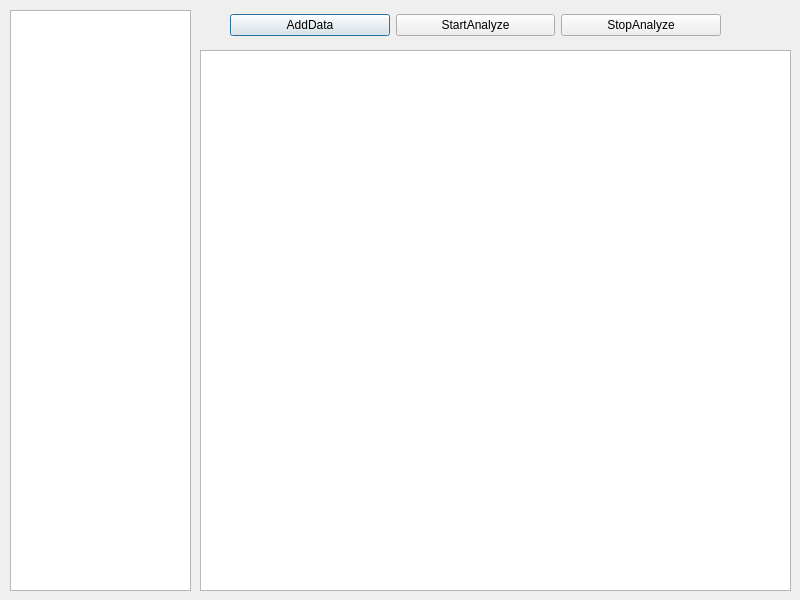
<?xml version="1.0" encoding="UTF-8"?>
<ui version="4.0">
 <class>QueueDialog</class>
 <widget class="QDialog" name="QueueDialog">
  <property name="geometry">
   <rect>
    <x>0</x>
    <y>0</y>
    <width>800</width>
    <height>600</height>
   </rect>
  </property>
  <property name="windowTitle">
   <string>QueueDialog</string>
  </property>
  <widget class="QListWidget" name="listWidget">
   <property name="geometry">
    <rect>
     <x>10</x>
     <y>10</y>
     <width>181</width>
     <height>581</height>
    </rect>
   </property>
  </widget>
  <widget class="QTableWidget" name="tableWidget">
   <property name="geometry">
    <rect>
     <x>200</x>
     <y>50</y>
     <width>591</width>
     <height>541</height>
    </rect>
   </property>
  </widget>
  <widget class="QWidget" name="horizontalLayoutWidget">
   <property name="geometry">
    <rect>
     <x>230</x>
     <y>10</y>
     <width>491</width>
     <height>31</height>
    </rect>
   </property>
   <layout class="QHBoxLayout" name="horizontalLayout">
    <item>
     <widget class="QPushButton" name="pushButton_AddData">
      <property name="text">
       <string>AddData</string>
      </property>
     </widget>
    </item>
    <item>
     <widget class="QPushButton" name="pushButton_StartAnalyze">
      <property name="text">
       <string>StartAnalyze</string>
      </property>
     </widget>
    </item>
    <item>
     <widget class="QPushButton" name="pushButton_StopAnalyze">
      <property name="text">
       <string>StopAnalyze</string>
      </property>
     </widget>
    </item>
   </layout>
  </widget>
 </widget>
 <resources/>
 <connections/>
</ui>
